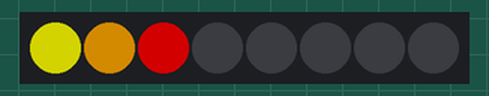
Recording of a program running on a simulated BBC micro:bit (MakeCode). Shown: 8 RGB LEDs in strip order, left to right. Dim RGB values are drawn brighter than linear.

Above: at 0.05 s.
At 3.08 s:
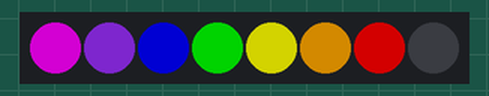
At 6.16 s:
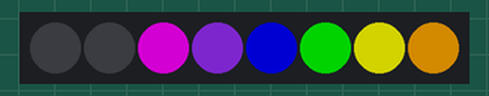
At 17.77 s:
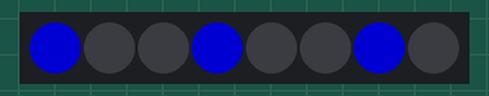
At 29.39 s:
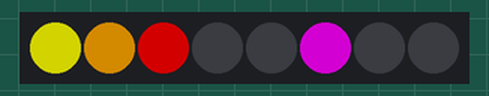
At 38.64 s:
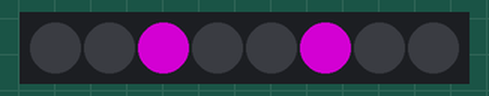
Timing chart, 0 to 40.0 s (numbered marks = the images above):
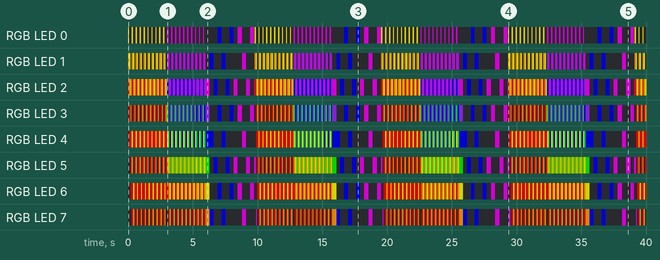

The program:

main.ts
```typescript
let item = neopixel.create(DigitalPin.P0, 8, NeoPixelMode.RGB)
basic.forever(function on_forever() {
    for (let index = 0; index < 10; index++) {
        for (let index2 = 0; index2 < 3; index2++) {
            item.range(index2, 1).showColor(neopixel.colors(NeoPixelColors.Red))
            item.shift(1)
            item.range(index2, 1).showColor(neopixel.colors(NeoPixelColors.Orange))
            item.shift(1)
            item.range(index2, 1).showColor(neopixel.colors(NeoPixelColors.Yellow))
            basic.pause(100)
        }
    }
    for (let index3 = 0; index3 < 10; index3++) {
        for (let index4 = 0; index4 < 3; index4++) {
            item.range(index4, 1).showColor(neopixel.colors(NeoPixelColors.Red))
            item.shift(1)
            item.range(index4, 1).showColor(neopixel.colors(NeoPixelColors.Orange))
            item.shift(1)
            item.range(index4, 1).showColor(neopixel.colors(NeoPixelColors.Yellow))
            item.shift(1)
            item.range(index4, 1).showColor(neopixel.colors(NeoPixelColors.Green))
            item.shift(1)
            item.range(index4, 1).showColor(neopixel.colors(NeoPixelColors.Blue))
            item.shift(1)
            item.range(index4, 1).showColor(neopixel.colors(NeoPixelColors.Violet))
            item.shift(1)
            item.range(index4, 1).showColor(neopixel.colors(NeoPixelColors.Purple))
            basic.pause(100)
        }
    }
    for (let index5 = 0; index5 < 20; index5++) {
        for (let index6 = 0; index6 < 3; index6++) {
            item.range(index6, 1).showColor(neopixel.colors(NeoPixelColors.Blue))
            item.shift(1)
            basic.pause(30)
        }
    }
    for (let index7 = 0; index7 < 30; index7++) {
        for (let index8 = 0; index8 < 3; index8++) {
            item.range(index8, 1).showColor(neopixel.colors(NeoPixelColors.Purple))
            item.shift(1)
            basic.pause(20)
        }
    }
})
```

test.ts
```typescript
// sem patria testy; keď sa tento balík použije ako rozšírenie, nebudú sa kompilovať.
```

Measured:
- by itself, RGB LED 0: off → RGB(127, 127, 0) at 0.00 s, → off 0.10 s later, → RGB(127, 127, 0) 0.20 s later, → off 0.10 s later, … (198 changes in this stretch)
- by itself, RGB LED 3: off → RGB(127, 0, 0) at 0.10 s, → RGB(127, 82, 0) 0.10 s later, → off 0.10 s later, → RGB(127, 0, 0) 0.10 s later, … (280 changes in this stretch)
